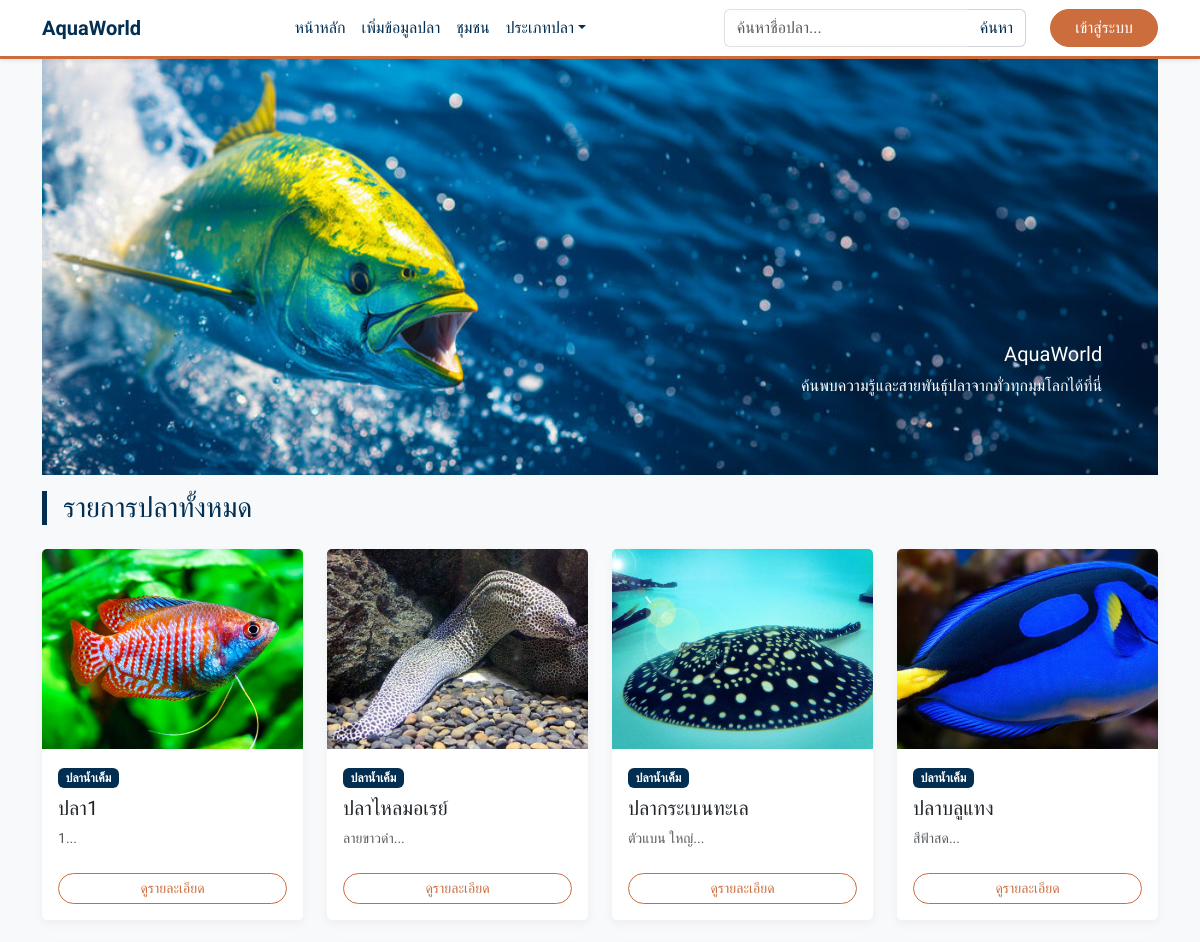
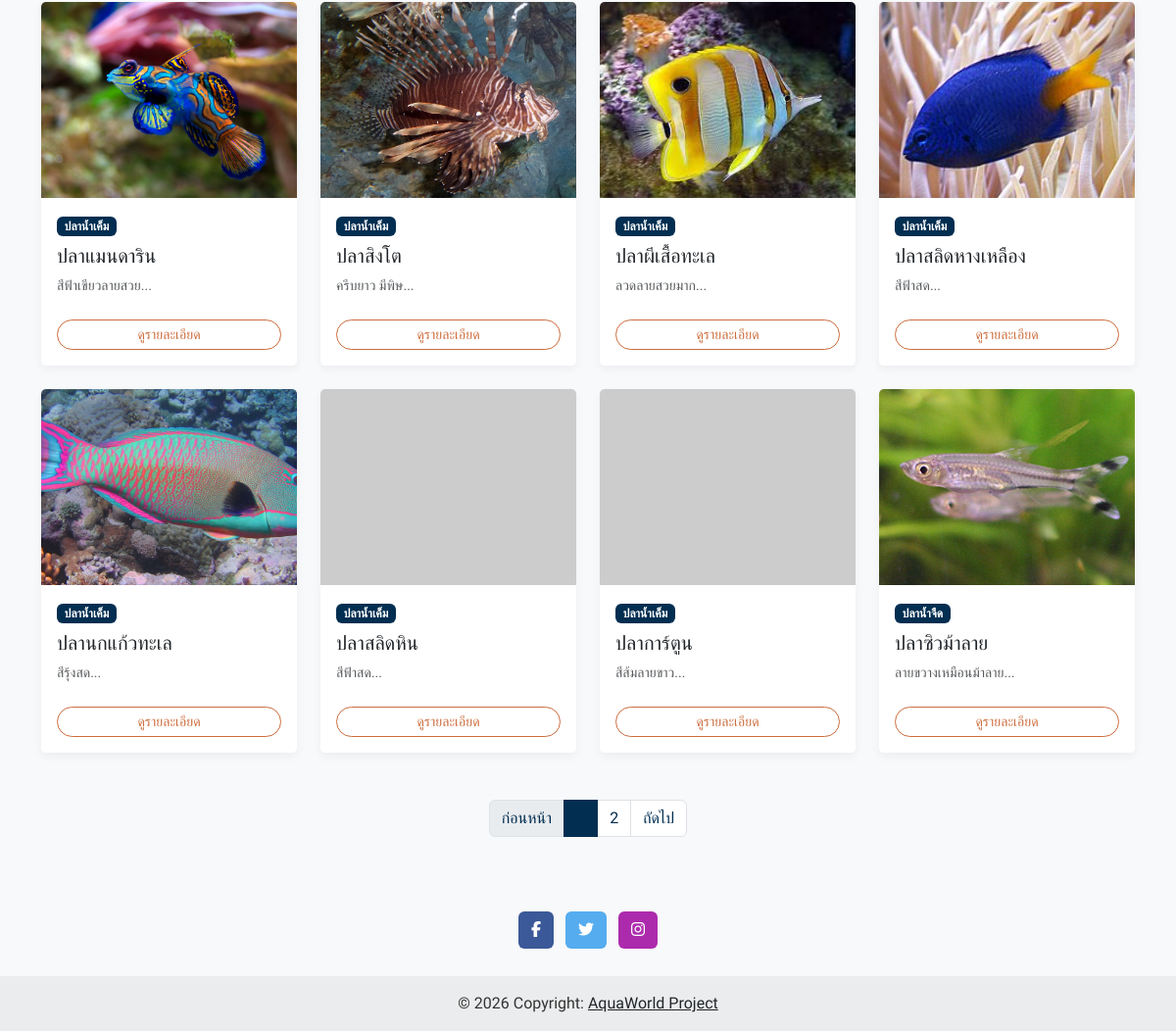
The page /User/index.php on the database its author committed (2 pictures, top to bottom).
### tables this page shows
CREATE TABLE `fishs` (
  `fish_id` int(11) NOT NULL,
  `namefish` varchar(255) NOT NULL,
  `image` varchar(255) NOT NULL,
  `description` varchar(255) NOT NULL,
  `care_detail` varchar(255) NOT NULL,
  `category` varchar(255) NOT NULL,
  `status` varchar(255) NOT NULL,
  `created_at` datetime NOT NULL,
  `user_id` int(11) NOT NULL
);

CREATE TABLE `fish_type` (
  `fish_typeid` int(11) NOT NULL,
  `fish_typename` varchar(50) NOT NULL
);

### User/index.php (the view, shortened to what this page needs)
<?php
include "../connectDB.php";
$where_sql = " WHERE fishs.status = 'approved' ";
$url_params = "";
$per_page = 12;
$page = isset($_GET['page']) ? $_GET['page'] : 1;
$start = ($page - 1) * $per_page;
$sql_count = "SELECT count(*) as total FROM fishs " . $where_sql;
$result_count = $conn->query($sql_count);
$row_count = $result_count->fetch_assoc();
$total_record = $row_count['total'];
$total_page = ceil($total_record / $per_page);
$sql = "SELECT fishs.*, fish_type.fish_typename
        FROM fishs
        LEFT JOIN fish_type ON fishs.category = fish_type.fish_typeId
        $where_sql
        ORDER BY fishs.created_at DESC
        LIMIT $start, $per_page";
$result = $conn->query($sql);
?>
<!doctype html>
<html lang="th">
<head>
    <link href="../bootstrap-5.3.8-dist/css/bootstrap.min.css" rel="stylesheet">
    <link rel="stylesheet" href="https://cdnjs.cloudflare.com/ajax/libs/font-awesome/6.5.1/css/all.min.css">
</head>
<body class="bg-light">
    <header>
        <?php include "navUser.php"; ?>
    </header>
    <main>
        <div class="container">
        <div id="carouselExampleSlidesOnly" class="carousel slide" data-bs-ride="carousel">
            <div class="carousel-inner">
                <div class="carousel-item active">
                    <img src="../logo/banner.jpg" class="d-block w-100" alt="...">
                    <div class="carousel-caption d-none d-md-block text-end" style="right: 5%; bottom: 10%; left: auto;">
                        <h5>AquaWorld</h5>
                        <p>ค้นพบความรู้และสายพันธุ์ปลาจากทั่วทุกมุมโลกได้ที่นี่</p>
                    </div>
                </div>
            </div>
        </div>
            <div class="row mb-3 mt-3">
                <div class="col-12">
                    <h3 class="border-start border-5 border-primary ps-3">
                        <?php
                        if (isset($_GET['search'])) echo "ผลการค้นหา: " . htmlspecialchars($_GET['search']);
                        elseif (isset($_GET['category'])) echo "หมวดหมู่ปลา";
                        else echo "รายการปลาทั้งหมด";
                        ?>
                    </h3>
                </div>
            </div>
            <div class="row row-cols-1 row-cols-sm-2 row-cols-md-3 row-cols-lg-4 g-4">
                <?php
                if ($result->num_rows > 0) {
                    while ($row = $result->fetch_assoc()) {
                        $file_name = basename($row['image']);
                        $show_image = "../fish_img/" . $file_name;
                        if ($file_name == "" || !file_exists("../fish_img/" . $file_name)) {
                            $show_image = "https://via.placeholder.com/300x200?text=No+Image";
                            if ($file_name != "") $show_image = "../fish_img/" . $file_name;
                        }
                ?>
                        <div class="col">
                            <div class="card h-100 shadow-sm border-0">
                                <div style="height: 200px; overflow: hidden;">
                                    <img src="<?php echo $show_image; ?>"
                                        class="card-img-top w-100 h-100 object-fit-cover"
                                        alt="<?php echo htmlspecialchars($row['namefish']); ?>"
                                        onerror="this.src='https://via.placeholder.com/300x200?text=Image+Error'">
                                </div>
                                <div class="card-body">
                                    <span class="badge bg-info text-dark mb-2">
                                        <?php echo isset($row['fish_typename']) ? $row['fish_typename'] : 'ทั่วไป'; ?>
                                    </span>
                                    <h5 class="card-title text-truncate"><?php echo htmlspecialchars($row['namefish']); ?></h5>
                                    <p class="card-text small text-muted">
                                        <?php echo mb_substr($row['description'], 0, 50) . '...'; ?>
                                    </p>
                                </div>
                                <div class="card-footer bg-white border-top-0 pb-3">
                                    <a href="detail.php?id=<?php echo $row['fish_id']; ?>" class="btn btn-outline-primary w-100 btn-sm rounded-pill">ดูรายละเอียด</a>
                                </div>
                            </div>
                        </div>
                <?php
                    }
                } else {
                    echo '<div class="col-12 text-center py-5 text-muted"><h4>ไม่พบข้อมูล</h4></div>';
                }
                ?>
            </div>
        </div>
        <?php if ($total_record > $per_page): ?>
            <nav class="mt-5">
                <ul class="pagination justify-content-center">
                    <li class="page-item <?php if ($page <= 1) echo 'disabled'; ?>">
                        <a class="page-link" href="index.php?page=<?= $page - 1 . $url_params ?>">ก่อนหน้า</a>
                    </li>
                    <?php for ($i = 1; $i <= $total_page; $i++) { ?>
                        <li class="page-item <?php if ($page == $i) echo 'active'; ?>">
                            <a class="page-link" href="index.php?page=<?= $i . $url_params ?>"><?= $i ?></a>
                        </li>
                    <?php } ?>
                    <li class="page-item <?php if ($page >= $total_page) echo 'disabled'; ?>">
                        <a class="page-link" href="index.php?page=<?= $page + 1 . $url_params ?>">ถัดไป</a>
                    </li>
                </ul>
            </nav>
        <?php endif; ?>
    </main>
    <footer class="bg-body-tertiary text-center mt-5">
        <div class="container p-4 pb-0">
            <section class="mb-4">
                <a
                    class="btn text-white btn-floating m-1"
                    style="background-color: #3b5998;"
                    href="#!"
                    role="button"><i class="fab fa-facebook-f"></i></a>
                <a
                    class="btn text-white btn-floating m-1"
                    style="background-color: #55acee;"
                    href="#!"
                    role="button"><i class="fab fa-twitter"></i></a>
                <a
                    class="btn text-white btn-floating m-1"
                    style="background-color: #ac2bac;"
                    href="#!"
                    role="button"><i class="fab fa-instagram"></i></a>
            </section>
        </div>
        <div class="text-center p-3" style="background-color: rgba(0, 0, 0, 0.05);">
            © <?php echo date("Y"); ?> Copyright:
            <a class="text-body" href="#">AquaWorld Project</a>
        </div>
    </footer>
</body>
</html>

### User/navUser.php (shortened to what this page needs)
<?php
$nav_profile_img = "../assets/fish_img/profile/avatar-1.jpg";
?>
<nav class="navbar navbar-expand-lg bg-white shadow-sm sticky-top">
    <div class="container">
        <a class="navbar-brand d-flex align-items-center fw-bold text-primary" href="index.php">
             AquaWorld
        </a>
        <div class="collapse navbar-collapse" id="navbarSupportedContent">
            <ul class="navbar-nav mx-auto mb-2 mb-lg-0">
                <li class="nav-item"><a class="nav-link" href="/mini_project_1/User/index.php">หน้าหลัก</a></li>
                <li class="nav-item"><a class="nav-link" href="/mini_project_1/User/addfish.php">เพิ่มข้อมูลปลา</a></li>
                <li class="nav-item"><a class="nav-link" href="../webboard/main_webboard.php">ชุมชน</a></li>
                <li class="nav-item dropdown">
                    <a class="nav-link dropdown-toggle" href="#" role="button" data-bs-toggle="dropdown">ประเภทปลา</a>
                </li>
            </ul>
            <form class="d-flex me-3" role="search" action="/mini_project_1/User/index.php" method="GET">
                <div class="input-group">
                    <input class="form-control border-end-0" type="search" name="search" placeholder="ค้นหาชื่อปลา...">
                    <button class="btn btn-outline-secondary border-start-0" type="submit">
                        ค้นหา
                    </button>
                </div>
            </form>
            <ul class="navbar-nav">
                <?php if (isset($_SESSION['user_id'])): ?>
                    <li class="nav-item dropdown">
                        <a class="nav-link dropdown-toggle p-0 d-flex align-items-center" href="#" role="button" data-bs-toggle="dropdown">
                            <img src="<?php echo $nav_profile_img; ?>"
                                alt="Profile"
                                style="width:40px; height: 40px; object-fit: cover;"
                                class="rounded-circle border ms-2">
                        </a>
                        <ul class="dropdown-menu dropdown-menu-end shadow">
                            <li><a class="dropdown-item" href="profile.php">แก้ไขโปรไฟล์</a></li>
                            <li>
                                <hr class="dropdown-divider">
                            </li>
                            <li>
                                <a class="dropdown-item text-danger" href="#" data-bs-toggle="modal" data-bs-target="#logoutModal">
                                    ออกจากระบบ
                                </a>
                            </li>
                        </ul>
                    </li>
                <?php else: ?>
                    <li class="nav-item">
                        <a class="btn btn-primary rounded-pill px-4 ms-2" href="../login/login.php">
                            เข้าสู่ระบบ
                        </a>
                    </li>
                <?php endif; ?>
            </ul>
        </div>
    </div>
</nav>

### User/index.php (style rules this page uses)
:root { --deep-sea: #022E51; --clownfish: #CC6D3D; --dark-orange: #B74803; --sea-mist: #A3B4C8; --light-bg: #F0F4F8; }
body { font-family: 'Sarabun', sans-serif; background-color: var(--light-bg) !important; color: #333; }
h3.border-primary, .text-primary { color: var(--deep-sea) !important; border-color: var(--deep-sea) !important; }
.bg-info { background-color: var(--deep-sea) !important; color: #fff !important; }
.btn-outline-primary { color: var(--clownfish) !important; border-color: var(--clownfish) !important; }
.page-link { color: var(--deep-sea) !important; }
.page-item.active .page-link { background-color: var(--deep-sea) !important; border-color: var(--deep-sea) !important; }
.card { border: none !important; box-shadow: 0 4px 10px rgba(2, 46, 81, 0.05) !important; transition: transform 0.2s; }

### User/navUser.php (style rules this page uses)
:root { --deep-sea: #022E51; --clownfish: #CC6D3D; --dark-orange: #B74803; --sea-mist: #A3B4C8; }
.navbar { border-bottom: 3px solid var(--clownfish); }
.navbar-brand.text-primary { color: var(--deep-sea) !important; }
.nav-link { color: var(--deep-sea) !important; font-weight: 500; }
.btn-outline-secondary { color: var(--deep-sea) !important; border-color: #ced4da !important; }
.btn-primary { background-color: var(--clownfish) !important; border-color: var(--clownfish) !important; color: #fff !important; }

### rows shown on the page
fishs: image (picture), fish_type.fish_typename "ปลาน้ำเค็ม", namefish "ปลา1", description "1"
fishs: image (picture), fish_type.fish_typename "ปลาน้ำเค็ม", namefish "ปลาไหลมอเรย์", description "ลายขาวดำ"
fishs: image (picture), fish_type.fish_typename "ปลาน้ำเค็ม", namefish "ปลากระเบนทะเล", description "ตัวแบน ใหญ่"
fishs: image (picture), fish_type.fish_typename "ปลาน้ำเค็ม", namefish "ปลาบลูแทง", description "สีฟ้าสด"
fishs: image (picture), fish_type.fish_typename "ปลาน้ำเค็ม", namefish "ปลาแมนดาริน", description "สีฟ้าเขียวลายสวย"
fishs: image (picture), fish_type.fish_typename "ปลาน้ำเค็ม", namefish "ปลาสิงโต", description "ครีบยาว มีพิษ"
fishs: image (picture), fish_type.fish_typename "ปลาน้ำเค็ม", namefish "ปลาผีเสื้อทะเล", description "ลวดลายสวยมาก"
fishs: image (picture), fish_type.fish_typename "ปลาน้ำเค็ม", namefish "ปลาสลิดหางเหลือง", description "สีฟ้าสด"
fishs: image (picture), fish_type.fish_typename "ปลาน้ำเค็ม", namefish "ปลานกแก้วทะเล", description "สีรุ้งสด"
fishs: fish_type.fish_typename "ปลาน้ำเค็ม", namefish "ปลาสลิดหิน", description "สีฟ้าสด"
fishs: fish_type.fish_typename "ปลาน้ำเค็ม", namefish "ปลาการ์ตูน", description "สีส้มลายขาว"
fishs: image (picture), fish_type.fish_typename "ปลาน้ำจืด", namefish "ปลาซิวม้าลาย", description "ลายขวางเหมือนม้าลาย"
